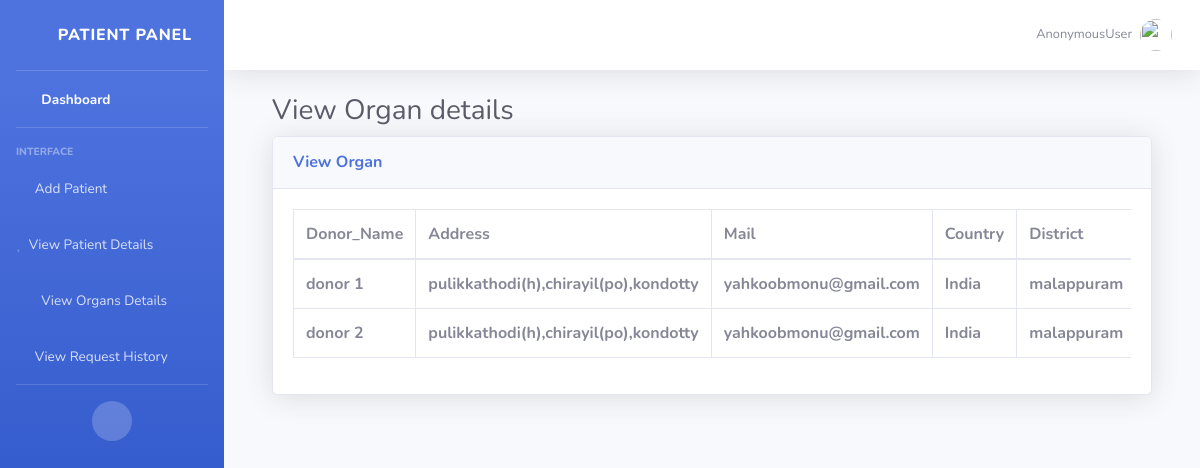
/view_organ_details, run on an earlier commit of the app's database.
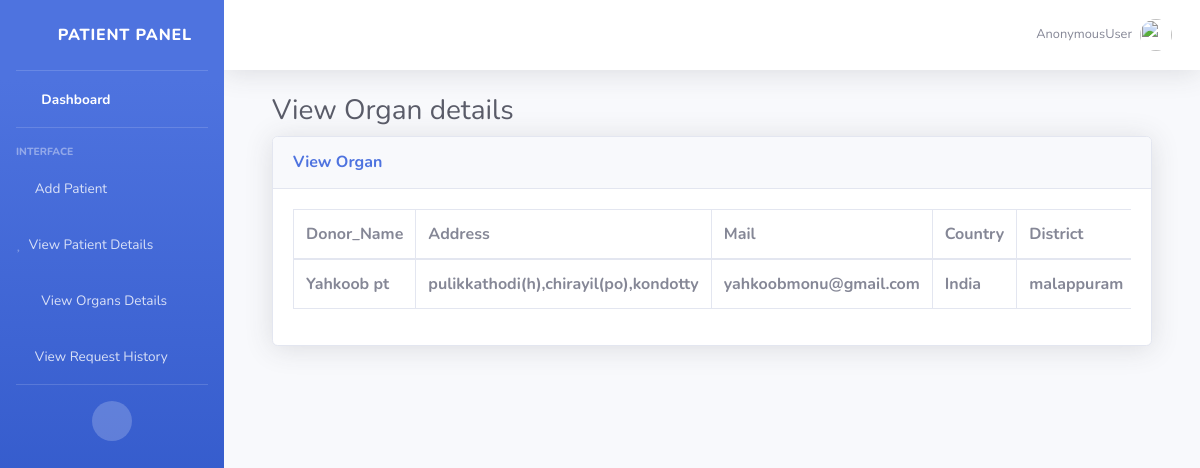
And on a later commit of the database.
### organ_app/models.py (models this page shows, shortened)
class User(AbstractUser):
    is_donor = models.BooleanField(default=False, verbose_name="Is Donor")
    is_patient = models.BooleanField(default=False, verbose_name="Is Patient")
    name = models.CharField(max_length=100,null=True, blank=True)
    mobile = models.CharField(max_length=15,null=True, blank=True)
    address = models.CharField(max_length=200,null=True, blank=True)
    email = models.EmailField(null=True, blank=True)
    country = models.CharField(max_length=100,null=True, blank=True)
    district = models.CharField(max_length=100,null=True, blank=True)
    gender = models.CharField(max_length=10,null=True, blank=True)
    age = models.PositiveIntegerField(null=True, blank=True)
    blood_grou = models.CharField(max_length=3, choices=BLOOD_GROUPS, null=True, blank=True)  # Set a default value
    organs_to_donat = models.CharField(max_length=20, choices=ORGANS_CHOICES, null=True, blank=True)
    status = models.BooleanField(default=False)
    cause_of_death = models.CharField(max_length=20, choices=CAUSE_OF_DEATH_CHOICES, null=True, blank=True)
    needed_organ = models.CharField(max_length=20, choices=ORGANS_CHOICE, null=True, blank=True)

### organ_app/views.py (the view)
# urls.py: path('view_organ_details', views.view_organ_details, name='view_organ_details'),
def view_organ_details(request):
    organ = User.objects.filter(is_donor=True)
    context ={
        'organ':organ
    }
    return render(request, 'patient/view_all_organ.html', context)

### templates/patient/view_all_organ.html (shortened to what this page needs)
{% extends 'patient/base.html' %}
{% load static %}
{% block content %}
                <div class="container-fluid">
                    <h1 class="h3 mb-2 text-gray-800">View Organ details</h1>
                    <div class="card shadow mb-4">
                        <div class="card-header py-3">
                            <h6 class="m-0 font-weight-bold text-primary">View Organ</h6>
                        </div>
                        <div class="card-body">
                            <div class="table-responsive">
                                <table class="table table-bordered" id="dataTable" width="100%" cellspacing="0">
                                    <thead>
                                        <tr>
                                            <th>Donor_Name</th>
                                            <th>Address</th>
                                            <th>Mail</th>
                                            <th>Country</th>
                                            <th>District</th>
                                        </tr>
                                    </thead>
                                    <tbody>
                                        {% for i in organ %}
                                        <tr>
                                            <th>{{i.name}}</th>
                                            <th>{{i.address}}</th>
                                            <th>{{i.email}}</th>
                                            <th>{{i.country}}</th>
                                            <th>{{i.district}}</th>
                                        </tr>
                                        {% endfor %}
                                    </tbody>
                                </table>
                            </div>
                        </div>
                    </div>
                </div>
            </div>
        </div>
{% endblock %}

### templates/patient/base.html (shortened to what this page needs)
{% load static %}
<!DOCTYPE html>
<html lang="en">
<head>
    <link href="{% static 'patient/vendor/fontawesome-free/css/all.min.css' %}" rel="stylesheet" type="text/css">
    <link href="{% static 'patient/css/sb-admin-2.min.css' %}" rel="stylesheet">
</head>
<body id="page-top">
    <div id="wrapper">
        <ul class="navbar-nav bg-gradient-primary sidebar sidebar-dark accordion" id="accordionSidebar">
            <a class="sidebar-brand d-flex align-items-center justify-content-center" href="index.html">
                <div class="sidebar-brand-icon rotate-n-15">
                    <i class="fas fa-laugh-wink"></i>
                </div>
                <div class="sidebar-brand-text mx-3">Patient Panel</div>
            </a>
            <hr class="sidebar-divider my-0">
            <li class="nav-item active">
                <a class="nav-link" href="{% url 'intex_1' %}">
                    <i class="fas fa-fw fa-tachometer-alt"></i>
                    <span>Dashboard</span></a>
            </li>
            <hr class="sidebar-divider">
            <div class="sidebar-heading">
                Interface
            </div>
            <li class="nav-item">
                <a class="nav-link collapsed" href="{% url 'add_patient_details' %}">
                    <i class="fas fa-comments fa"></i>
                    <span>Add Patient</span>
                </a>
                <a class="nav-link collapsed" href="{% if request.user.is_authenticated %}{% url 'view_patient_details' request.user.id %}{% endif %}">
                    <i class="fas fa-heart fa"></i>
                    <span>View Patient Details</span>
                </a>
                <a class="nav-link collapsed" href="{% if request.user.is_authenticated %}{% url 'view_organ_details' %}{% endif %}">
                    <i class="fas fa-fw fa-lungs"></i>
                    <span>View Organs Details</span>
                </a>
            </li>
            <li class="nav-item">
                <a class="nav-link collapsed" href="{% url 'view_send_request' %}" >
                    <i class="ffas fa-calendar fa"></i>
                    <span>View Request History</span>
                </a>
            </li>
            <hr class="sidebar-divider d-none d-md-block">
            <div class="text-center d-none d-md-inline">
                <button class="rounded-circle border-0" id="sidebarToggle"></button>
            </div>
        </ul>
        <div id="content-wrapper" class="d-flex flex-column">
            <div id="content">
                <nav class="navbar navbar-expand navbar-light bg-white topbar mb-4 static-top shadow">
                    <ul class="navbar-nav ml-auto">
                        <li class="nav-item dropdown no-arrow">
                            <a class="nav-link dropdown-toggle" href="#" id="userDropdown" role="button"
                                data-toggle="dropdown" aria-haspopup="true" aria-expanded="false">
                                <span class="mr-2 d-none d-lg-inline text-gray-600 small">{{ request.user }}</span>
                                <img class="img-profile rounded-circle"
                                    src="{% static '/patient/img/undraw_profile.svg' %}">
                            </a>
                        </li>
                    </ul>
                </nav>
                <div class="container-fluid">
                {% block content %}
                {% endblock %}
                 </div>
    </div>
</body>
</html>

What changed in the data, as far as the page shows it:
removed User: name "donor 1", address "pulikkathodi(h),chirayil(po),kondotty", email "yahkoobmonu@gmail.com", country "India", district "malappuram"
removed User: name "donor 2", address "pulikkathodi(h),chirayil(po),kondotty", email "yahkoobmonu@gmail.com", country "India", district "malappuram"
added User: name "Yahkoob pt", address "pulikkathodi(h),chirayil(po),kondotty", email "yahkoobmonu@gmail.com", country "India", district "malappuram"
